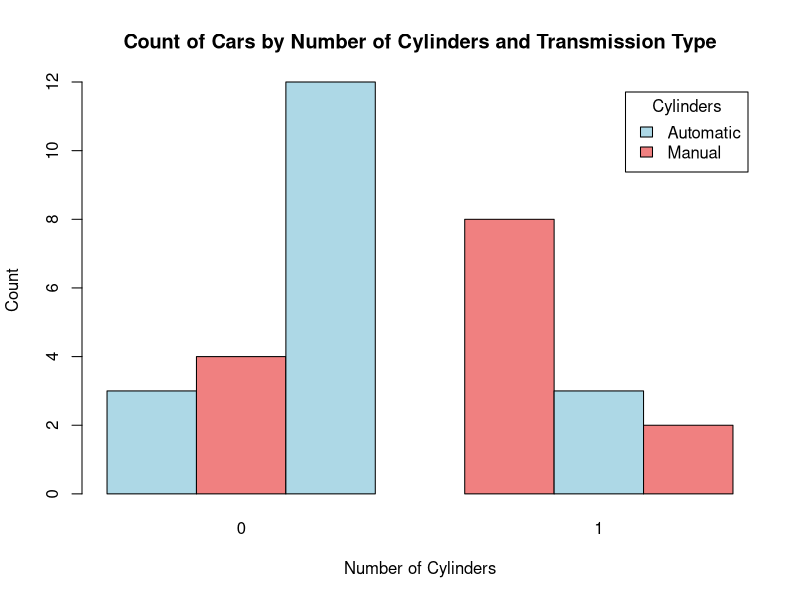

Write R code to recreate this figure.

data=mtcars


cyl_am_table <- table(mtcars$cyl, mtcars$am)


am_colors <- c("lightblue", "lightcoral")
names(am_colors) <- c("0", "1")  


barplot(cyl_am_table,
        beside = TRUE,                    
        col = am_colors,                   
        legend = rownames(cyl_am_table),  
        args.legend = list(title = "Cylinders",  
                           fill = am_colors,  
                           legend = c("Automatic", "Manual")), 
        xlab = "Number of Cylinders",       
        ylab = "Count",                     
        main = "Count of Cars by Number of Cylinders and Transmission Type") 
